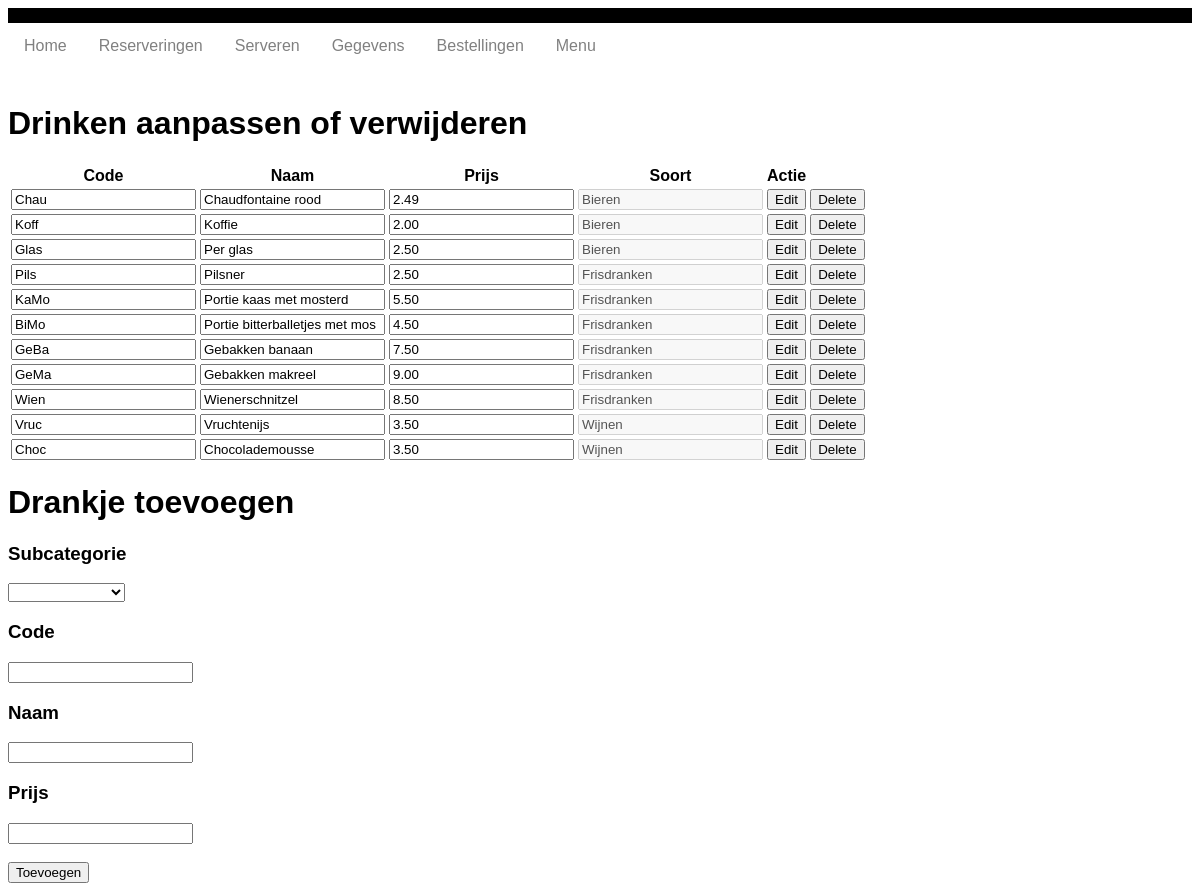
Screenshot of /drinken.php with the database file from the repository.
### tables this page shows
CREATE table menuitems (
    ID int(11) NOT NULL AUTO_INCREMENT UNIQUE, 
    Code VARCHAR(4) UNIQUE,
    Naam VARCHAR(30),
    Gerechtsoort_ID int(11) NOT NULL,
    Prijs DECIMAL(6,2) NOT NULL,
    PRIMARY KEY(ID),
    FOREIGN KEY (Gerechtsoort_ID) REFERENCES gerechtsoorten(ID)
);

CREATE table gerechtsoorten (
    ID int(11) NOT NULL AUTO_INCREMENT UNIQUE, 
    Code VARCHAR(3) UNIQUE,
    Naam VARCHAR(20),
    Gerechtcategorie_ID int(11) NOT NULL,
    PRIMARY KEY(ID),
    FOREIGN KEY (Gerechtcategorie_ID) REFERENCES gerechtcategorieen(ID)
);

### database.php (called while the page is built, shortened)
<?php
class database{
    private $db;
    function __construct(){
        $this->db_server = 'localhost';
        $this->db_username = 'root';
        $this->db_password = '';
        $this->db_name = 'excellenttaste';
        $dsn = "mysql:host=$this->db_server;dbname=$this->db_name;charset=utf8mb4";
        $options = [
            PDO::ATTR_ERRMODE            => PDO::ERRMODE_EXCEPTION,
            PDO::ATTR_DEFAULT_FETCH_MODE => PDO::FETCH_ASSOC,
            PDO::ATTR_EMULATE_PREPARES   => false,
        ];
        try {
             $this->db = new PDO($dsn, $this->db_username, $this->db_password, $options);
        } catch (\PDOException $e) {
             throw new \PDOException($e->getMessage(), (int)$e->getCode());
        }
    }
    public function select($statement, $named_placeholder){
        $statement = $this->db->prepare($statement);
        $statement->execute($named_placeholder);
        $result = $statement->fetchAll(PDO::FETCH_ASSOC);
        return $result;
    }
}
?>

### drinken.php (the view, shortened to what this page needs)
<?php
    include 'database.php';
    $db = new database();
    $drinken = $db->select(" SELECT menuitems.ID, menuitems.Code, menuitems.Naam, menuitems.Prijs ,gerechtsoorten.ID AS soort_ID ,gerechtcategorieen.Naam AS soort, gerechtsoorten.Naam AS soort_naam FROM menuitems
    INNER JOIN gerechtsoorten ON menuitems.Gerechtsoort_ID = gerechtsoorten.ID
    INNER JOIN gerechtcategorieen ON gerechtsoorten.Gerechtcategorie_ID = gerechtcategorieen.ID
    WHERE Gerechtcategorie_ID = 1",[]);
    $row_data = array_values($drinken);
    $soorten = $db->select("SELECT * FROM gerechtsoorten WHERE Gerechtcategorie_ID = 1",[]);
    $row_data_soorten = array_values($soorten);
?>
<!DOCTYPE html>
<head>
	<link rel="stylesheet" type="text/css" href="style.css">
</head>
<body>
    <?php include 'navigatie.php'; ?>
	<table>
		<thead>
			<tr>
				<th>Code</th>
				<th>Naam</th>
				<th>Prijs</th>
				<th>Soort</th>
				<th>Actie</th>
			</tr>
		</thead>
		<tbody><h1>Drinken aanpassen of verwijderen</h1>
			<?php foreach ($row_data AS $data) { ?>
				<form method="post">
					<tr>
						<td><input type="text" maxlength="3" name="code" value="<?php echo $data["Code"] ?>"></td>
						<td><input type="text" name="naam" value="<?php echo $data["Naam"] ?>"></td>
						<td><input type="number" min="1" step=".01" name="prijs" value="<?php echo $data["Prijs"] ?>"></td>
						<td><input disabled type="text" name="gerechtsoort" value="<?php echo $data["soort_naam"] ?>"></td>
						<td><button type="sumbit" name="edit" onclick="return confirm('Doorgaan met editen?');">Edit</button></td>
						<td><button type="sumbit" name="delete" onclick="return confirm('Doorgaan met verwijderen?');">Delete</button></td>
					</tr>
				</form>
			<?php } ?>
		</tbody>
	</table>
	<form method="post">
		<h1>Drankje toevoegen</h1>
		<h3>Subcategorie</h3>
	    <select name="soort_id">
	      <option></option>
	      <?php foreach($row_data_soorten AS $data_soorten) {?>
	        <option value="<?php echo $data_soorten["ID"]?>"><?php echo $data_soorten["Naam"] ?></option>
	      <?php } ?>
	    </select>
		<h3>Code</h3>
		<input type="text" maxlength="3" name="code">
		<h3>Naam</h3>
		<input type="text" name="naam">
		<h3>Prijs</h3>
		<input type="number" min="1" step=".01" name="prijs"><br><br>
		<button type="sumbit" name="add">Toevoegen</button>
	</form>
</body>
</html>

### navigatie.php (shortened to what this page needs)
<body>
<div class="navbar">
    <a class="active" href="#home">Home</a>
    <a href="reservering.php">Reserveringen</a>
    <div class="dropdown">
    <button class="dropbtn">Serveren
    </button>
</div>
<div class="dropdown">
    <button class="dropbtn">Gegevens
    </button>
  </div>
  <div class="dropdown">
    <button class="dropbtn">Bestellingen
    </button>
    </div>
  <a href="menu.php">Menu</a>
</div>

### style.css (style rules this page uses)
.dropbtn { background-color: #888B8D; color: white; padding: 15px; font-size: 16px; border-radius: 2px; }
.dropdown { position: relative; display: inline-block; }

### navigatie.php (style rules this page uses)
body { font-family: Arial, Helvetica, sans-serif; }
.navbar { overflow: hidden; background-color: white; border-top: 15px solid black; border-bottom: 15px solid white; }
.navbar a { float: left; font-size: 16px; color: grey; text-align: center; padding: 14px 16px; text-decoration: none; }
.dropdown { float: left; overflow: hidden; }
.dropdown .dropbtn { font-size: 16px; border: none; outline: none; color: grey; padding: 14px 16px; background-color: inherit; font-family: inherit; margin: 0; }

### rows the page displays
menuitems: code "Chau", naam "Chaudfontaine rood", prijs "2.49", gerechtsoort "Bieren"
menuitems: code "Koff", naam "Koffie", prijs "2.00", gerechtsoort "Bieren"
menuitems: code "Glas", naam "Per glas", prijs "2.50", gerechtsoort "Bieren"
menuitems: code "Pils", naam "Pilsner", prijs "2.50", gerechtsoort "Frisdranken"
menuitems: code "KaMo", naam "Portie kaas met mosterd", prijs "5.50", gerechtsoort "Frisdranken"
menuitems: code "BiMo", naam "Portie bitterballetjes met mos", prijs "4.50", gerechtsoort "Frisdranken"
menuitems: code "GeBa", naam "Gebakken banaan", prijs "7.50", gerechtsoort "Frisdranken"
menuitems: code "GeMa", naam "Gebakken makreel", prijs "9.00", gerechtsoort "Frisdranken"
menuitems: code "Wien", naam "Wienerschnitzel", prijs "8.50", gerechtsoort "Frisdranken"
menuitems: code "Vruc", naam "Vruchtenijs", prijs "3.50", gerechtsoort "Wijnen"
menuitems: code "Choc", naam "Chocolademousse", prijs "3.50", gerechtsoort "Wijnen"
